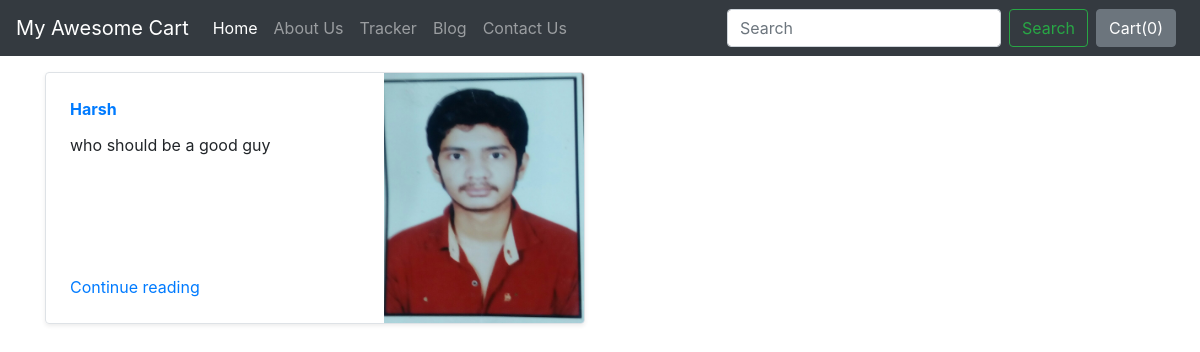
Screenshot of /blog/ with the database file from the repository.
### blog/models.py (models this page shows, shortened)
class Blogpost(models.Model):
    post_id = models.AutoField(primary_key=True)
    title = models.CharField(max_length=50)
    head0 = models.CharField(max_length=500, default="")
    chead0 = models.CharField(max_length=5000, default="")
    head1 = models.CharField(max_length=500, default="")
    chead1 = models.CharField(max_length=5000, default="")
    head2 = models.CharField(max_length=500, default="")
    chead2 = models.CharField(max_length=5000, default="")
    pub_date = models.DateField()
    thumbnail = models.ImageField(upload_to='shop/images', default="")

### blog/views.py (the view)
# urls.py: path("", views.index, name="blogHome"),
def index(request):
    myposts= Blogpost.objects.all()
    return render(request, 'blog/index.html', {'myposts': myposts})

### blog/templates/blog/index.html (shortened to what this page needs)
{%extends 'blog/basic.html'%}
{%block body%}
<div class="container mt-3">
    <div class="row my-2">
        {% for item in myposts %}
        <div class="col-md-6">
            <div class="row no-gutters border rounded overflow-hidden flex-md-row mb-4 shadow-sm h-md-250 position-relative">
                <div class="col p-4 d-flex flex-column position-static">
                    <strong class="d-inline-block mb-2 text-primary">
                             {{item.title}}
                    </strong>
                    <p class="card-text mb-auto">{{item.head1}}</p>
                    <a href="blogpost/{{item.post_id}}" class="stretched-link">Continue reading</a>
                </div>
                <div class="col-auto d-none d-lg-block">
                    <img src="/media/{{item.thumbnail}}" class="bd-placeholder-img" width="200" height="250" aria-label="Placeholder: Thumbnail">
                </div>
            </div>
        </div>
        {%endfor%}</div>
</div>
{%endblock%}

### rows the page displays
Blogpost: title "Harsh", head1 "who should be a good guy", thumbnail (picture)
